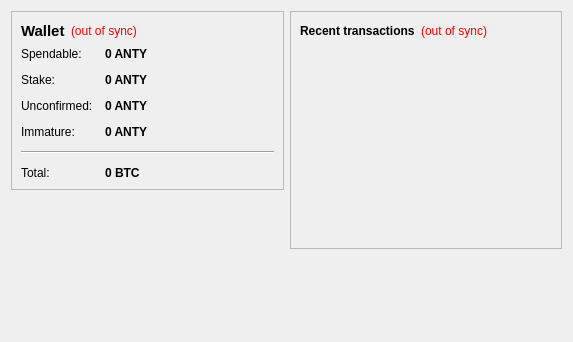
<?xml version="1.0" encoding="UTF-8"?>
<ui version="4.0">
 <class>OverviewPage</class>
 <widget class="QWidget" name="OverviewPage">
  <property name="geometry">
   <rect>
    <x>0</x>
    <y>0</y>
    <width>573</width>
    <height>342</height>
   </rect>
  </property>
  <property name="windowTitle">
   <string>Form</string>
  </property>
  <layout class="QHBoxLayout" name="horizontalLayout" stretch="1,1">
   <item>
    <layout class="QVBoxLayout" name="verticalLayout_2">
     <item>
      <widget class="QFrame" name="frame">
       <property name="frameShape">
        <enum>QFrame::StyledPanel</enum>
       </property>
       <property name="frameShadow">
        <enum>QFrame::Raised</enum>
       </property>
       <layout class="QVBoxLayout" name="verticalLayout_4">
        <item>
         <layout class="QHBoxLayout" name="horizontalLayout_4">
          <item>
           <widget class="QLabel" name="label_5">
            <property name="font">
             <font>
              <pointsize>11</pointsize>
              <weight>75</weight>
              <bold>true</bold>
             </font>
            </property>
            <property name="text">
             <string>Wallet</string>
            </property>
           </widget>
          </item>
          <item>
           <widget class="QLabel" name="labelWalletStatus">
            <property name="toolTip">
             <string>The displayed information may be out of date. Your wallet automatically synchronizes with the AnimalityCoin network after a connection is established, but this process has not completed yet.</string>
            </property>
            <property name="styleSheet">
             <string notr="true">QLabel { color: red; }</string>
            </property>
            <property name="text">
             <string notr="true">(out of sync)</string>
            </property>
            <property name="alignment">
             <set>Qt::AlignLeading|Qt::AlignLeft|Qt::AlignVCenter</set>
            </property>
           </widget>
          </item>
          <item>
           <spacer name="horizontalSpacer_2">
            <property name="orientation">
             <enum>Qt::Horizontal</enum>
            </property>
            <property name="sizeHint" stdset="0">
             <size>
              <width>40</width>
              <height>20</height>
             </size>
            </property>
           </spacer>
          </item>
         </layout>
        </item>
        <item>
         <layout class="QFormLayout" name="formLayout_2">
          <property name="fieldGrowthPolicy">
           <enum>QFormLayout::AllNonFixedFieldsGrow</enum>
          </property>
          <property name="horizontalSpacing">
           <number>12</number>
          </property>
          <property name="verticalSpacing">
           <number>12</number>
          </property>
          <item row="0" column="0">
           <widget class="QLabel" name="label">
            <property name="text">
             <string>Spendable:</string>
            </property>
           </widget>
          </item>
          <item row="0" column="1">
           <widget class="QLabel" name="labelBalance">
            <property name="font">
             <font>
              <weight>75</weight>
              <bold>true</bold>
             </font>
            </property>
            <property name="cursor">
             <cursorShape>IBeamCursor</cursorShape>
            </property>
            <property name="toolTip">
             <string>Your current spendable balance</string>
            </property>
            <property name="text">
             <string notr="true">0 ANTY</string>
            </property>
            <property name="textInteractionFlags">
             <set>Qt::LinksAccessibleByMouse|Qt::TextSelectableByKeyboard|Qt::TextSelectableByMouse</set>
            </property>
           </widget>
          </item>
          <item row="1" column="0">
           <widget class="QLabel" name="label_6">
            <property name="text">
             <string>Stake:</string>
            </property>
           </widget>
          </item>
          <item row="1" column="1">
           <widget class="QLabel" name="labelStake">
            <property name="font">
             <font>
              <weight>75</weight>
              <bold>true</bold>
             </font>
            </property>
            <property name="cursor">
             <cursorShape>IBeamCursor</cursorShape>
            </property>
            <property name="toolTip">
             <string>Total of coins that was staked, and do not yet count toward the current balance</string>
            </property>
            <property name="text">
             <string notr="true">0 ANTY</string>
            </property>
            <property name="textInteractionFlags">
             <set>Qt::LinksAccessibleByMouse|Qt::TextSelectableByKeyboard|Qt::TextSelectableByMouse</set>
            </property>
           </widget>
          </item>
          <item row="2" column="0">
           <widget class="QLabel" name="label_3">
            <property name="text">
             <string>Unconfirmed:</string>
            </property>
           </widget>
          </item>
          <item row="2" column="1">
           <widget class="QLabel" name="labelUnconfirmed">
            <property name="font">
             <font>
              <weight>75</weight>
              <bold>true</bold>
             </font>
            </property>
            <property name="cursor">
             <cursorShape>IBeamCursor</cursorShape>
            </property>
            <property name="toolTip">
             <string>Total of transactions that have yet to be confirmed, and do not yet count toward the current balance</string>
            </property>
            <property name="text">
             <string notr="true">0 ANTY</string>
            </property>
            <property name="textInteractionFlags">
             <set>Qt::LinksAccessibleByMouse|Qt::TextSelectableByKeyboard|Qt::TextSelectableByMouse</set>
            </property>
           </widget>
          </item>
          <item row="3" column="0">
           <widget class="QLabel" name="labelImmatureText">
            <property name="text">
             <string>Immature:</string>
            </property>
           </widget>
          </item>
          <item row="3" column="1">
           <widget class="QLabel" name="labelImmature">
            <property name="font">
             <font>
              <weight>75</weight>
              <bold>true</bold>
             </font>
            </property>
            <property name="toolTip">
             <string>Mined balance that has not yet matured</string>
            </property>
            <property name="text">
             <string notr="true">0 ANTY</string>
            </property>
            <property name="textInteractionFlags">
             <set>Qt::LinksAccessibleByMouse|Qt::TextSelectableByKeyboard|Qt::TextSelectableByMouse</set>
            </property>
           </widget>
          </item>
          <item row="4" column="0" colspan="2">
           <widget class="Line" name="line">
            <property name="orientation">
             <enum>Qt::Horizontal</enum>
            </property>
           </widget>
          </item>
          <item row="5" column="0">
           <widget class="QLabel" name="labelTotalText">
            <property name="text">
             <string>Total:</string>
            </property>
           </widget>
          </item>
          <item row="5" column="1">
           <widget class="QLabel" name="labelTotal">
            <property name="font">
             <font>
              <weight>75</weight>
              <bold>true</bold>
             </font>
            </property>
            <property name="cursor">
             <cursorShape>IBeamCursor</cursorShape>
            </property>
            <property name="toolTip">
             <string>Your current total balance</string>
            </property>
            <property name="text">
             <string notr="true">0 BTC</string>
            </property>
            <property name="textInteractionFlags">
             <set>Qt::LinksAccessibleByMouse|Qt::TextSelectableByKeyboard|Qt::TextSelectableByMouse</set>
            </property>
           </widget>
          </item>
         </layout>
        </item>
       </layout>
      </widget>
     </item>
     <item>
      <spacer name="verticalSpacer">
       <property name="orientation">
        <enum>Qt::Vertical</enum>
       </property>
       <property name="sizeHint" stdset="0">
        <size>
         <width>20</width>
         <height>40</height>
        </size>
       </property>
      </spacer>
     </item>
    </layout>
   </item>
   <item>
    <layout class="QVBoxLayout" name="verticalLayout_3">
     <item>
      <widget class="QFrame" name="frame_2">
       <property name="frameShape">
        <enum>QFrame::StyledPanel</enum>
       </property>
       <property name="frameShadow">
        <enum>QFrame::Raised</enum>
       </property>
       <layout class="QVBoxLayout" name="verticalLayout">
        <item>
         <layout class="QHBoxLayout" name="horizontalLayout_2">
          <item>
           <widget class="QLabel" name="label_4">
            <property name="text">
             <string>&lt;b&gt;Recent transactions&lt;/b&gt;</string>
            </property>
           </widget>
          </item>
          <item>
           <widget class="QLabel" name="labelTransactionsStatus">
            <property name="toolTip">
             <string>The displayed information may be out of date. Your wallet automatically synchronizes with the AnimalityCoin network after a connection is established, but this process has not completed yet.</string>
            </property>
            <property name="styleSheet">
             <string notr="true">QLabel { color: red; }</string>
            </property>
            <property name="text">
             <string notr="true">(out of sync)</string>
            </property>
            <property name="alignment">
             <set>Qt::AlignRight|Qt::AlignTrailing|Qt::AlignVCenter</set>
            </property>
           </widget>
          </item>
          <item>
           <spacer name="horizontalSpacer">
            <property name="orientation">
             <enum>Qt::Horizontal</enum>
            </property>
            <property name="sizeHint" stdset="0">
             <size>
              <width>40</width>
              <height>20</height>
             </size>
            </property>
           </spacer>
          </item>
         </layout>
        </item>
        <item>
         <widget class="QListView" name="listTransactions">
          <property name="styleSheet">
           <string notr="true">QListView { background: transparent; }</string>
          </property>
          <property name="frameShape">
           <enum>QFrame::NoFrame</enum>
          </property>
          <property name="verticalScrollBarPolicy">
           <enum>Qt::ScrollBarAlwaysOff</enum>
          </property>
          <property name="horizontalScrollBarPolicy">
           <enum>Qt::ScrollBarAlwaysOff</enum>
          </property>
          <property name="selectionMode">
           <enum>QAbstractItemView::NoSelection</enum>
          </property>
         </widget>
        </item>
       </layout>
      </widget>
     </item>
     <item>
      <spacer name="verticalSpacer_2">
       <property name="orientation">
        <enum>Qt::Vertical</enum>
       </property>
       <property name="sizeHint" stdset="0">
        <size>
         <width>20</width>
         <height>40</height>
        </size>
       </property>
      </spacer>
     </item>
    </layout>
   </item>
  </layout>
 </widget>
 <resources/>
 <connections/>
</ui>
